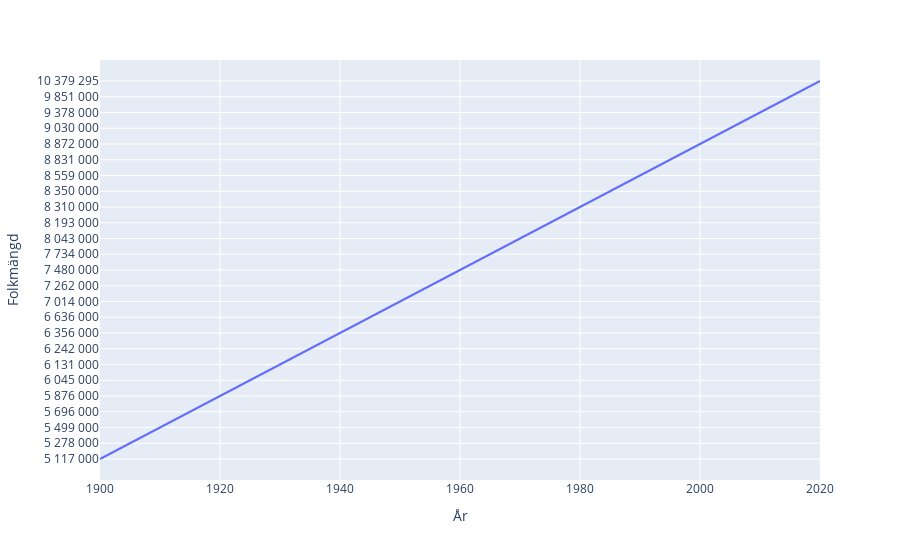

The code cell stored with this chart in its notebook:
### Markdown cell above
## 1.0 Swedish demographic data

### Code cell
import pandas as pd
import plotly_express as px
swedish_link = "https://sv.wikipedia.org/wiki/Sveriges_demografi"

swedish_DataFram = pd.read_html(swedish_link)

swedish_DataFram = swedish_DataFram[5]
swedish_DataFram = swedish_DataFram.rename({"Unnamed: 0": "År"}, axis="columns")
swedish_DataFram.head()
px.line(swedish_DataFram, x="År", y="Folkmängd")

### Figure 1 — Plotly figure (JSON) as saved in the notebook; plotly's stock layout.template omitted (floating-point values rounded to 4 significant figures)
{"data": [{"hovertemplate": "År=%{x}<br>Folkmängd=%{y}<extra></extra>", "legendgroup": "", "line": {"color": "#636efa", "dash": "solid"}, "marker": {"symbol": "circle"}, "mode": "lines", "name": "", "orientation": "h", "showlegend": false, "type": "scatter", "x": [1900, 1901, 1902, 1903, 1904, 1905, 1906, 1907, 1908, 1909, 1910, 1911, 1912, 1913, 1914, 1915, 1916, 1917, 1918, 1919, 1920, 1921, 1922, 1923, 1924, 1925, 1926, 1927, 1928, 1929, 1930, 1931, 1932, 1933, 1934, 1935, 1936, 1937, 1938, 1939, 1940, 1941, 1942, 1943, 1944, 1945, 1946, 1947, 1948, 1949, 1950, 1951, 1952, 1953, 1954, 1955, 1956, 1957, 1958, 1959, 1960, 1961, 1962, 1963, 1964, 1965, 1966, 1967, 1968, 1969, 1970, 1971, 1972, 1973, 1974, 1975, 1976, 1977, 1978, 1979, 1980, 1981, 1982, 1983, 1984, 1985, 1986, 1987, 1988, 1989, 1990, 1991, 1992, 1993, 1994, 1995, 1996, 1997, 1998, 1999, 2000, 2001, 2002, 2003, 2004, 2005, 2006, 2007, 2008, 2009, 2010, 2011, 2012, 2013, 2014, 2015, 2016, 2017, 2018, 2019, 2020], "xaxis": "x", "y": ["5 117 000", "5 156 000", "5 187 000", "5 210 000", "5 241 000", "5 278 000", "5 316 000", "5 357 000", "5 404 000", "5 453 000", "5 499 000", "5 542 000", "5 583 000", "5 621 000", "5 659 000", "5 696 000", "5 735 000", "5 779 000", "5 807 000", "5 830 000", "5 876 000", "5 929 000", "5 971 000", "5 997 000", "6 021 000", "6 045 000", "6 064 000", "6 081 000", "6 097 000", "6 113 000", "6 131 000", "6 152 000", "6 176 000", "6 201 000", "6 222 000", "6 242 000", "6 259 000", "6 276 000", "6 297 000", "6 326 000", "6 356 000", "6 389 000", "6 432 000", "6 491 000", "6 560 000", "6 636 000", "6 719 000", "6 803 000", "6 883 000", "6 956 000", "7 014 000", "7 073 000", "7 125 000", "7 171 000", "7 213 000", "7 262 000", "7 315 000", "7 364 000", "7 409 000", "7 446 000", "7 480 000", "7 520 000", "7 562 000", "7 604 000", "7 661 000", "7 734 000", "7 808 000", "7 868 000", "7 914 000", "7 968 000", "8 043 000", "8 098 000", "8 122 000", "8 137 000", "8 161 000", "8 193 000", "8 222 000", "8 252 000", "8 276 000", "8 294 000", "8 310 000", "8 320 000", "8 325 000", "8 329 000", "8 337 000", "8 350 000", "8 370 000", "8 398 000", "8 437 000", "8 493 000", "8 559 000", "8 617 000", "8 668 000", "8 719 000", "8 781 000", "8 831 000", "8 843 000", "8 846 000", "8 851 000", "8 858 000", "8 872 000", "8 896 000", "8 925 000", "8 958 000", "8 994 000", "9 030 000", "9 081 000", "9 148 000", "9 220 000", "9 299 000", "9 378 000", "9 449 000", "9 519 000", "9 644 000", "9 747 000", "9 851 000", "9 995 000", "10 120 000", "10 230 000", "10 327 589", "10 379 295"], "yaxis": "y"}], "layout": {"legend": {"tracegroupgap": 0}, "margin": {"t": 60}, "xaxis": {"anchor": "y", "domain": [0, 1], "title": {"text": "År"}}, "yaxis": {"anchor": "x", "domain": [0, 1], "title": {"text": "Folkmängd"}}}}
